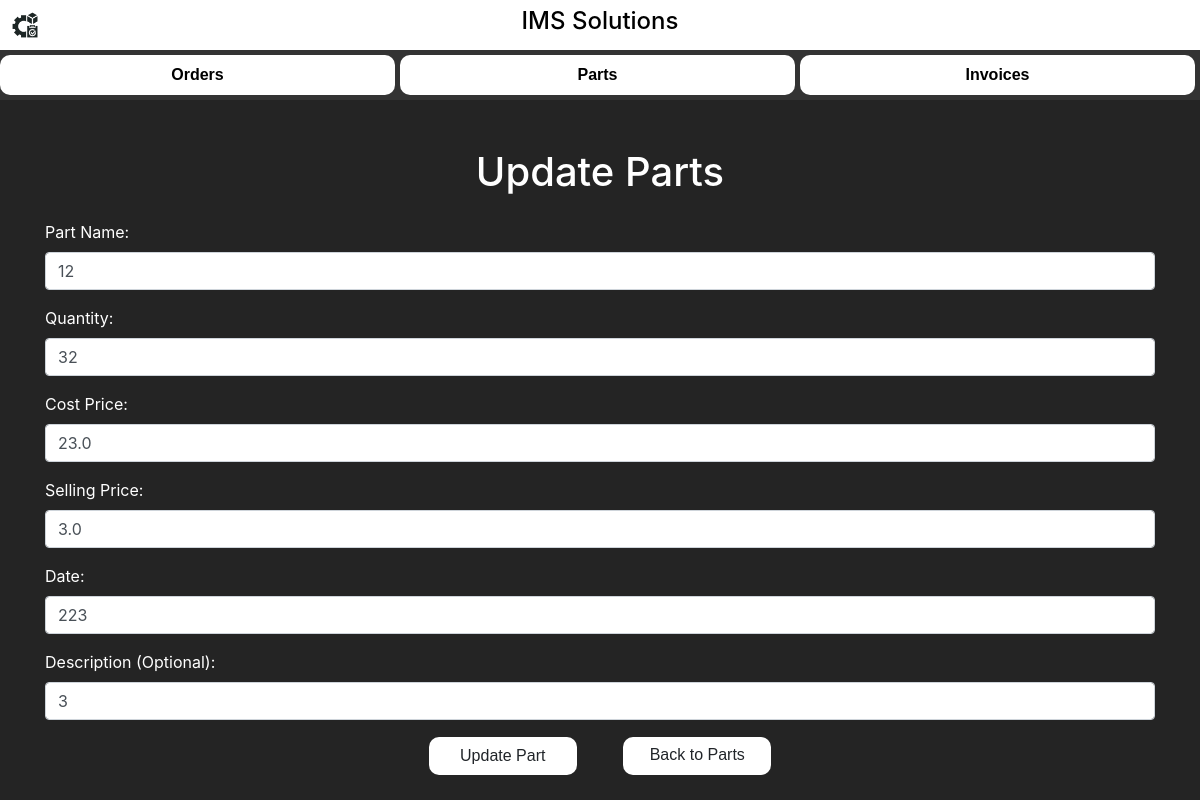
Before: /editPart/7 with the older database file.
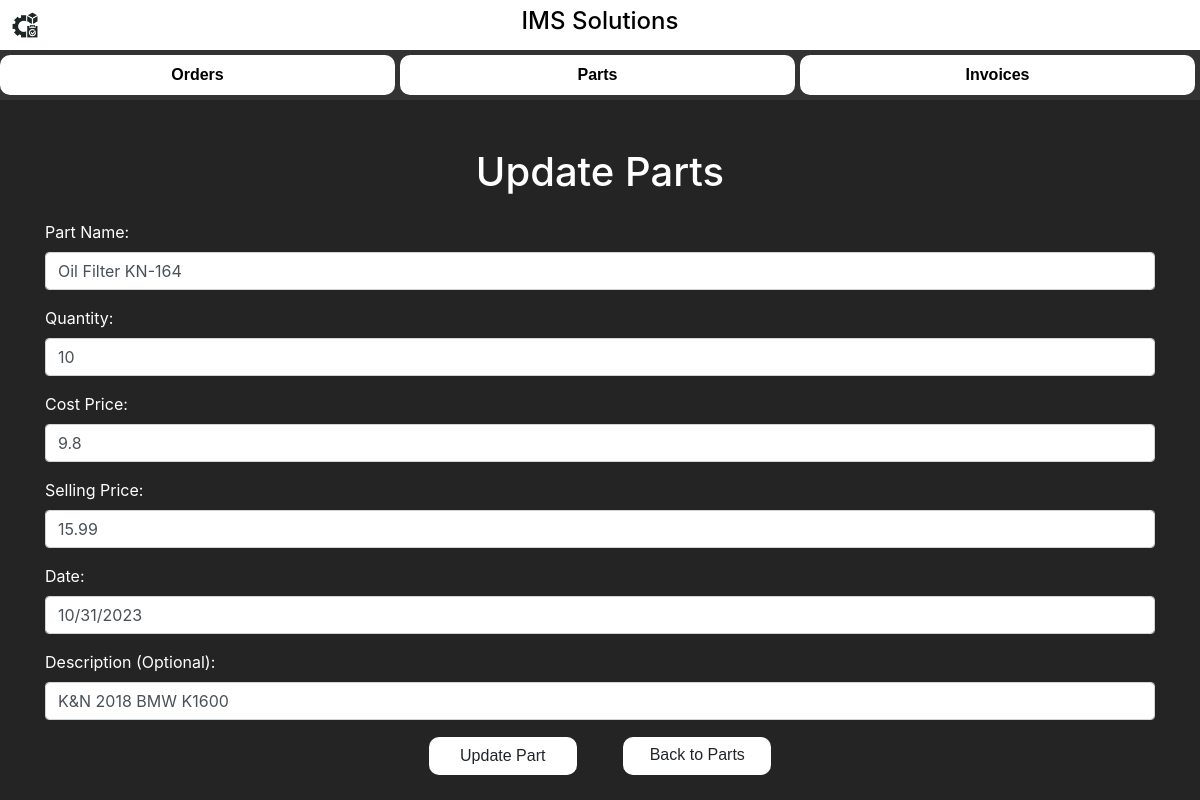
After: the same page with the newer database file.
### app.py (models this page shows, shortened)
class PartItem(db.Model):
    __bind_key__ = 'db2'
    id = db.Column(db.Integer, primary_key=True)
    name = db.Column(db.String(100), nullable=False)
    quantity = db.Column(db.Integer, nullable=False)
    cost_price = db.Column(db.Float, nullable=False)
    selling_price = db.Column(db.Float, nullable=False)
    date = db.Column(db.String(100), nullable=True)
    description = db.Column(db.String(200), nullable=True)

### app.py (the view)
@app.route('/editPart/<int:item_id>')
def edit_part(item_id):
    item = PartItem.query.get(item_id)
    return render_template('parts_update.html', item=item)

### templates/parts_update.html (shortened to what this page needs)
<!DOCTYPE html>
<html lang="en">
<head>
    <link rel="stylesheet" type="text/css" href="{{ url_for('static', filename='styles.css') }}">
    <link rel="stylesheet" href="https://stackpath.bootstrapcdn.com/bootstrap/4.3.1/css/bootstrap.min.css"
>
</head>
<body>
    <div class="title-bar">
        <div class="title-content">
            <img class="title-emblem" style="position: absolute; top: 0; left: 0;" src="{{ url_for('static', filename='IMSEmblem.png') }}" alt="IMS Emblem">
            <h1 class="title-text">IMS Solutions</h1>
        </div>
    </div>
    <div class="nav-bar">
        <a href="{{ url_for('inventory') }}"  style="text-decoration: none;" class="nav-button nav-link glow-on-hover-r"><b>Orders</b></a>
        <a href="{{ url_for('partInventory') }}"  style="text-decoration: none;" class="nav-button nav-link glow-on-hover-b"><b>Parts</b></a>
        <a href="{{ url_for('invoiceInventory') }}"  style="text-decoration: none;" class="nav-button nav-link glow-on-hover-g"><b>Invoices</b></a>
    </div>
    <div class="container mt-5">
        <center><h1 class="mb-4">Update Parts</h1></center>
        <form action="{{ url_for('update_part', item_id=item.id) }}" method="POST">
            <div class="form-group">
                <label for="name">Part Name:</label>
                <input type="text" id="name" name="name" class="form-control" value="{{ item.name }}" required>
            </div>
            <div class="form-group">
                <label for="quantity">Quantity:</label>
                <input type="number" id="quantity" name="quantity" class="form-control" value="{{ item.quantity }}" required>
            </div>
            <div class="form-group">
                <label for="cost_price">Cost Price:</label>
                <input type="number" step="0.01" id="cost_price" name="cost_price" class="form-control" value="{{ item.cost_price }}" required>
            </div>
            <div class="form-group">
                <label for="selling_price">Selling Price:</label>
                <input type="number" step="0.01" id="selling_price" name="selling_price" class="form-control" value="{{ item.selling_price }}" required>
            </div>
            <div class="form-group">
                <label for="date">Date:</label>
                <input type="text" id="date" name="date" class="form-control" value="{% if item.date %}{{ item.date }}{% endif %}">
            </div>
            <div class="form-group">
                <label for="description">Description (Optional):</label>
                <input type="text" id="description" name="description" class="form-control" value="{% if item.description %}{{ item.description }}{% endif %}">
            </div>
           <center> <button type="submit" style = "margin-right: 20px;" class="btn glow-on-hover-b">Update Part</button>
            <a href="{{ url_for('partInventory') }}" style = "margin-left: 20px;" class="btn glow-on-hover-b">Back to Parts</a> </center>
        </form>
        <br>
    </div>

Changed rows visible on the page:
changed PartItem: name "12" → "Oil Filter KN-164"; quantity "32" → "10"; cost_price "23.0" → "9.8"; selling_price "3.0" → "15.99"; date "223" → "10/31/2023"; description "3" → "K&N 2018 BMW K1600"
